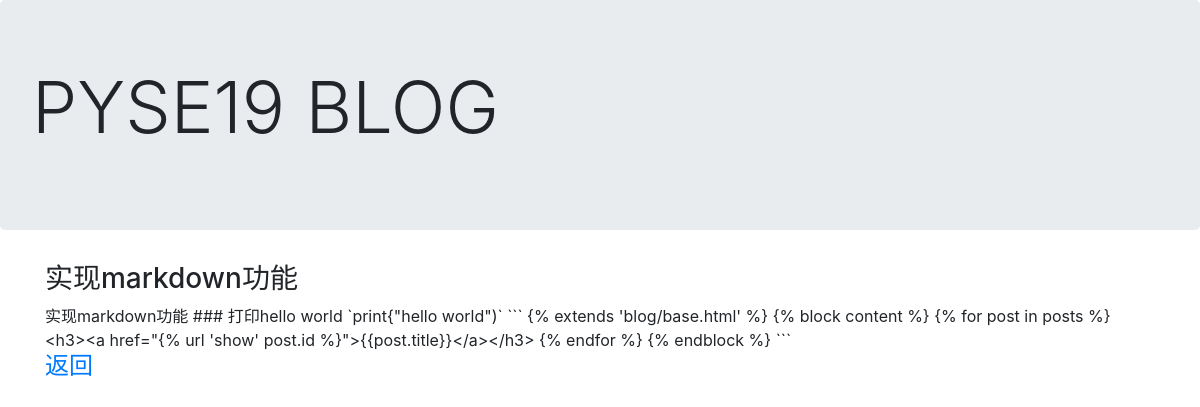
The page /blog/3/show on the database its author committed.
### blog/models.py (models this page shows, shortened)
class Post(models.Model):
    author = models.ForeignKey('auth.User', on_delete=models.CASCADE)
    title = models.CharField(max_length=200)
    text = models.TextField()
    created_date = models.DateTimeField(blank=True, default=timezone.now)
    published_date = models.DateTimeField(blank=True, null=True)

### blog/views.py (the view)
# urls.py: path('<int:post_id>/show', views.show, name='show'),
def show(request,post_id):
    post = get_object_or_404(Post,pk=post_id)
    return render(request, 'blog/post_detail.html',{'post':post})

### blog/templates/blog/post_detail.html (shortened to what this page needs)
{% extends 'blog/base.html' %}
{% block content %}
    <h3>{{post.title}}</h3>
    <div id="post-content">
        {{post.text}}
    </div>
    <h4><a href="{% url 'blog' %}">返回</a></h4>
{% endblock %}

### rows shown on the page
Post: title "实现markdown功能", text "实现markdown功能 ### 打印hello world `print{\"hello world\")` ``` {% extends 'blog/base.html' %} {% block content %} {% for post in posts %} <h3><a href=\"{% url 'show' post.id %}\">{{post.title}}</a></h3> {% endfor %} {% endblock %} ```"
